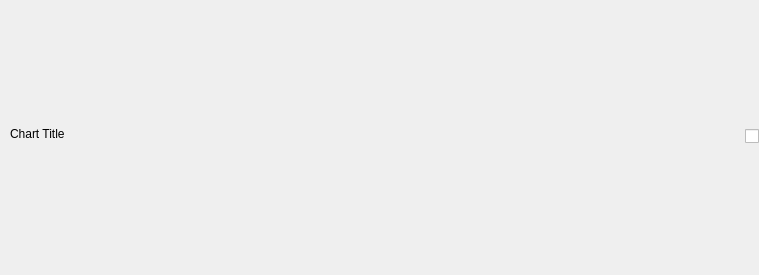
<?xml version="1.0" encoding="UTF-8"?>
<ui version="4.0">
 <class>HistoryChart</class>
 <widget class="QWidget" name="HistoryChart">
  <property name="geometry">
   <rect>
    <x>0</x>
    <y>0</y>
    <width>759</width>
    <height>275</height>
   </rect>
  </property>
  <property name="sizePolicy">
   <sizepolicy hsizetype="Preferred" vsizetype="Expanding">
    <horstretch>0</horstretch>
    <verstretch>0</verstretch>
   </sizepolicy>
  </property>
  <property name="minimumSize">
   <size>
    <width>0</width>
    <height>200</height>
   </size>
  </property>
  <property name="windowTitle">
   <string notr="true"/>
  </property>
  <layout class="QGridLayout" name="layoutHistoryChart">
   <property name="leftMargin">
    <number>0</number>
   </property>
   <property name="topMargin">
    <number>0</number>
   </property>
   <property name="rightMargin">
    <number>0</number>
   </property>
   <property name="bottomMargin">
    <number>0</number>
   </property>
   <property name="horizontalSpacing">
    <number>10</number>
   </property>
   <property name="verticalSpacing">
    <number>0</number>
   </property>
   <item row="0" column="0" alignment="Qt::AlignLeft|Qt::AlignVCenter">
    <widget class="QFrame" name="sectionHeaderAccent">
     <property name="sizePolicy">
      <sizepolicy hsizetype="Fixed" vsizetype="Expanding">
       <horstretch>0</horstretch>
       <verstretch>0</verstretch>
      </sizepolicy>
     </property>
     <property name="visible">
      <bool>false</bool>
     </property>
     <property name="frameShape">
      <enum>QFrame::NoFrame</enum>
     </property>
    </widget>
   </item>
   <item row="0" column="1" alignment="Qt::AlignLeft|Qt::AlignTop">
    <widget class="QLabel" name="lblHistoryTitle">
     <property name="sizePolicy">
      <sizepolicy hsizetype="Preferred" vsizetype="Preferred">
       <horstretch>0</horstretch>
       <verstretch>0</verstretch>
      </sizepolicy>
     </property>
     <property name="accessibleName">
      <string notr="true"/>
     </property>
     <property name="text">
      <string notr="true">Chart Title</string>
     </property>
    </widget>
   </item>
   <item row="0" column="2">
    <spacer name="horizontalSpacer">
     <property name="orientation">
      <enum>Qt::Horizontal</enum>
     </property>
     <property name="sizeHint" stdset="0">
      <size>
       <width>40</width>
       <height>20</height>
      </size>
     </property>
    </spacer>
   </item>
   <item row="0" column="3">
    <widget class="QCheckBox" name="checkHistoryTitle">
     <property name="cursor">
      <cursorShape>PointingHandCursor</cursorShape>
     </property>
     <property name="focusPolicy">
      <enum>Qt::NoFocus</enum>
     </property>
     <property name="layoutDirection">
      <enum>Qt::LeftToRight</enum>
     </property>
     <property name="styleSheet">
      <string notr="true"/>
     </property>
     <property name="text">
      <string notr="true"/>
     </property>
    </widget>
   </item>
  </layout>
 </widget>
 <resources/>
 <connections/>
</ui>
